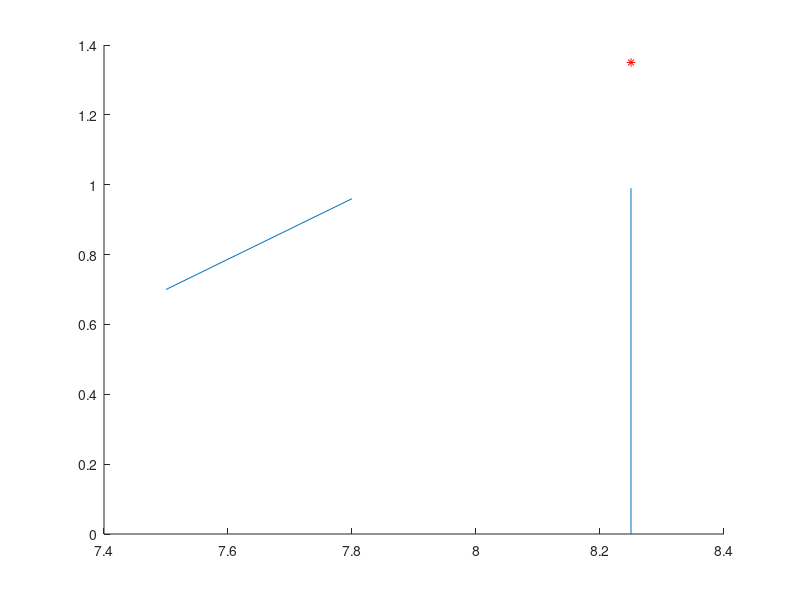

Write MATLAB code to recreate this figure.
%line1
x1  = [7.8 7.5];
y1  = [0.96 0.7];
%line2
x2 = [8.25 8.25];
y2 = [0 0.99];
%fit linear polynomial
p1 = polyfit(x1,y1,1);
p2 = polyfit(x2,y2,1);
%calculate intersection
x_intersect = fzero(@(x) polyval(p1-p2,x),3);
y_intersect = polyval(p1,x_intersect);
line(x1,y1);
hold on;
line(x2,y2);
plot(x_intersect,y_intersect,'r*')